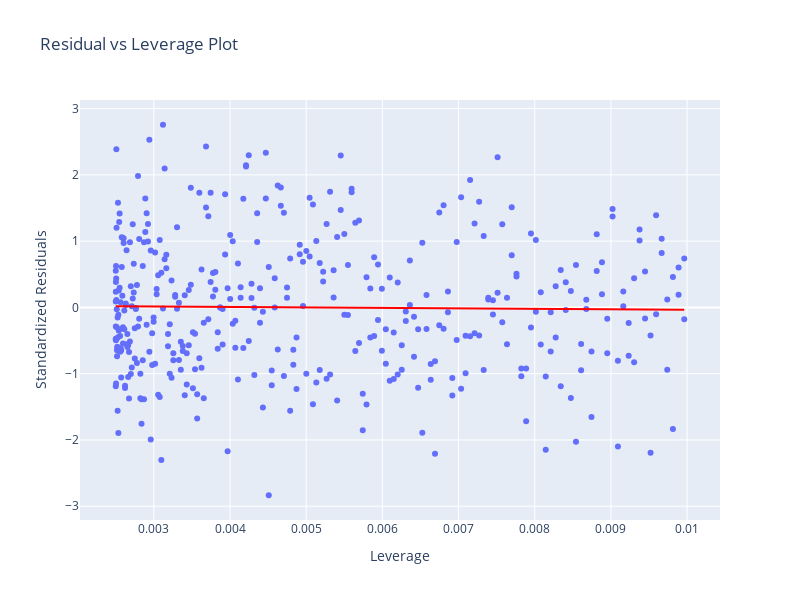

Source (notebook cell):
### Code cell
fig = px.scatter(x =leverage, y=residual_norm, 
                 height=600, width=800,
                 trendline_color_override="red",
                 trendline="ols", 
                 title='Residual vs Leverage Plot')

fig.update_layout(xaxis_title="Leverage", yaxis_title="Standardized Residuals")
fig.show()

### Figure 1 — Plotly figure (JSON) as saved in the notebook; plotly's stock layout.template omitted (floating-point values rounded to 4 significant figures; data arrays with more than 128 entries replaced by an {"elided": "..."} marker saying what was removed)
{"data": [{"hovertemplate": "x=%{x}<br>y=%{y}<extra></extra>", "legendgroup": "", "marker": {"color": "#636efa", "symbol": "circle"}, "mode": "markers", "name": "", "orientation": "v", "showlegend": false, "type": "scatter", "x": {"elided": "400 float values"}, "xaxis": "x", "y": {"elided": "400 float values"}, "yaxis": "y"}, {"hovertemplate": "<b>OLS trendline</b><br>y = -6.94211 * x + 0.0346931<br>R<sup>2</sup>=0.000241<br><br>x=%{x}<br>y=%{y} <b>(trend)</b><extra></extra>", "legendgroup": "", "line": {"color": "red"}, "marker": {"color": "#636efa", "symbol": "circle"}, "mode": "lines", "name": "", "showlegend": false, "type": "scatter", "x": {"elided": "400 float values"}, "xaxis": "x", "y": {"elided": "400 float values"}, "yaxis": "y"}], "layout": {"height": 600, "legend": {"tracegroupgap": 0}, "title": {"text": "Residual vs Leverage Plot"}, "width": 800, "xaxis": {"anchor": "y", "domain": [0, 1], "title": {"text": "Leverage"}}, "yaxis": {"anchor": "x", "domain": [0, 1], "title": {"text": "Standardized Residuals"}}}}
